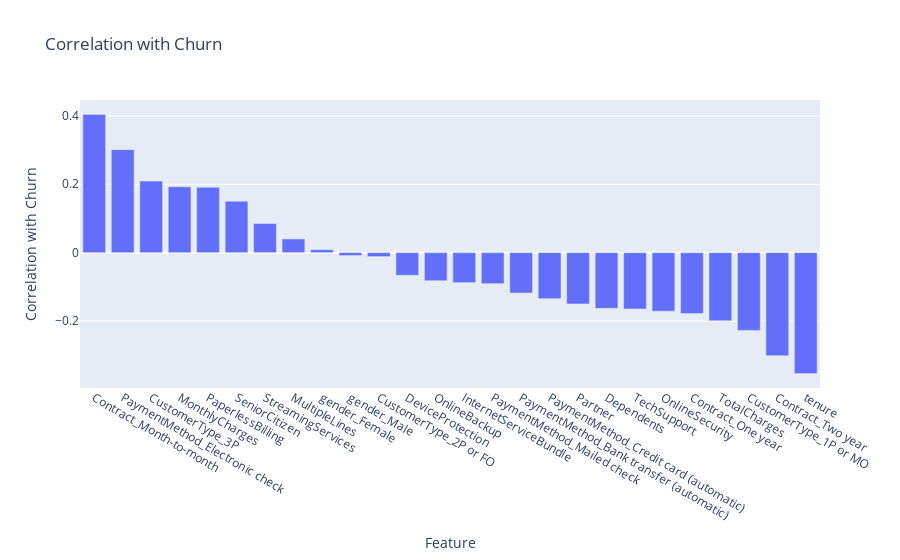

This figure's notebook cell:
### Markdown cell above
We will analyze all features and their correlation with churn to identify those strongly associated with it.

Month-to-month contracts, having electronic checks, and having internet plus phone service appear to be positively correlated with churn. Tenure and two-year contracts show a negative correlation with churn.

**Recommendation:** Maybe by providing incentives to customers so that they avoid month to month contracts, we can prevent churn. Also it is possible that our combined phone + internet services are not currently competitive in the market so we need to update our pricing or our service quality.

### Code cell
df_no_cat = pd.get_dummies(df)

# Exclude 'Churn' from the bar plot
exclude_churn = df_no_cat.corr()['Churn'].sort_values(ascending=False)[1:]

# Create a bar plot using Plotly Express
fig = px.bar(exclude_churn, 
             x=exclude_churn.index, 
             y=exclude_churn.values, 
             labels={'x': 'Feature', 'y': 'Correlation with Churn'},
             title='Correlation with Churn')

fig.update_layout(xaxis_title='Feature', yaxis_title='Correlation with Churn')

fig.show()

### Figure 1 — Plotly figure (JSON) as saved in the notebook; plotly's stock layout.template omitted (floating-point values rounded to 4 significant figures)
{"data": [{"alignmentgroup": "True", "hovertemplate": "index=%{x}<br>Correlation with Churn=%{y}<extra></extra>", "legendgroup": "", "marker": {"color": "#636efa", "pattern": {"shape": ""}}, "name": "", "offsetgroup": "", "orientation": "v", "showlegend": false, "textposition": "auto", "type": "bar", "x": ["Contract_Month-to-month", "PaymentMethod_Electronic check", "CustomerType_3P", "MonthlyCharges", "PaperlessBilling", "SeniorCitizen", "StreamingServices", "MultipleLines", "gender_Female", "gender_Male", "CustomerType_2P or FO", "DeviceProtection", "OnlineBackup", "InternetServiceBundle", "PaymentMethod_Mailed check", "PaymentMethod_Bank transfer (automatic)", "PaymentMethod_Credit card (automatic)", "Partner", "Dependents", "TechSupport", "OnlineSecurity", "Contract_One year", "TotalCharges", "CustomerType_1P or MO", "Contract_Two year", "tenure"], "xaxis": "x", "y": [0.4046, 0.3015, 0.2095, 0.1929, 0.1915, 0.1505, 0.08504, 0.04003, 0.008545, -0.008545, -0.01169, -0.06619, -0.08231, -0.08788, -0.09077, -0.1181, -0.1347, -0.15, -0.1631, -0.1647, -0.1713, -0.1782, -0.1995, -0.2276, -0.3016, -0.354], "yaxis": "y"}], "layout": {"barmode": "relative", "legend": {"tracegroupgap": 0}, "title": {"text": "Correlation with Churn"}, "xaxis": {"anchor": "y", "domain": [0, 1], "title": {"text": "Feature"}}, "yaxis": {"anchor": "x", "domain": [0, 1], "title": {"text": "Correlation with Churn"}}}}
